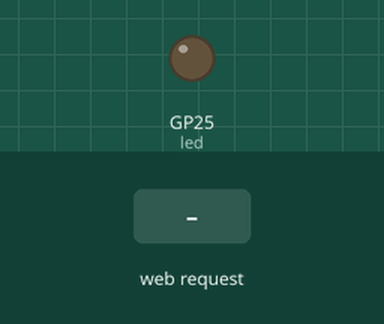
The program below on a simulated Raspberry Pi Pico running MicroPython. Parts: output pins drawn as LEDs (lit = HIGH). The test bench sets the inputs (shaded band). WiFi joins after 1.5 s; what the program prints to the serial console is not drawn.

Above: at 3.2 s.
3.3 s: HTTP request GET /ledon received
At 3.7 s:
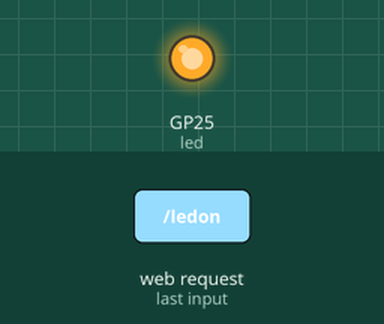
4.8 s: HTTP request GET /ledoff received
At 6.1 s:
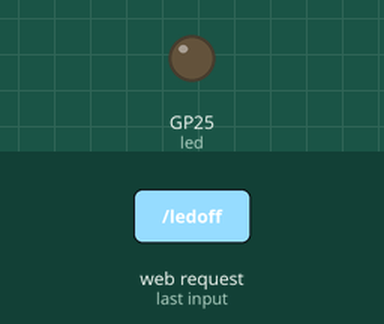
Timing chart, 0 to 7.8 s (numbered marks = the images above; inputs shaded):
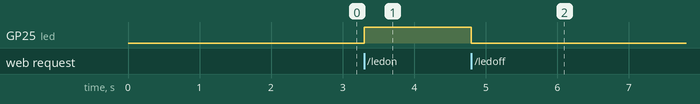

The program:

web-temp-webpage.py
```python
import network
import socket
import time
from machine import Pin
import rp2

rp2.country("JP")

led = Pin("LED", Pin.OUT)

# あなたのネットワーク環境
ssid = ""
password = ""

def connect():
    wlan = network.WLAN(network.STA_IF)
    wlan.active(True)
    wlan.connect(ssid, password)

    while wlan.isconnected() == False:
        print("Waiting for connection...")
        time.sleep(1)

    ip = wlan.ifconfig()

#    print("ip address = ", ip[0])
#    print("netmask = ", ip[1])
#    print("gateway = ", ip[2])
#    print("dns = ", ip[3])

    return ip[0]

def open_socket():
    address = socket.getaddrinfo("0.0.0.0", 80)[0][-1]

    connection = socket.socket()
    connection.setsockopt(socket.SOL_SOCKET, socket.SO_REUSEADDR, 1)

    connection.bind(address)
    connection.listen(1)

#    print(connection)

    return connection

def webpage(temperature, humidity):
    html = f"""<!DOCTYPE html>
<html>
    <head>
        <meta charset="UTF-8">
        <meta name="viewport" content="width=device-width,initial-scale=1.0">
        <meta http-equiv="refresh" content="5">
    </head>
    <body>
        <p style="font-size: 2em;">温度は{temperature}℃、湿度は{humidity}％</p>
    </body>
</html>
"""
    return html

def serve(connection):
    while True:
        client = connection.accept()[0]

        try:
            request = client.recv(1024).decode()
#            print("------------------------------")
#            print(request)
            request_line = request.split()[1]

            if request_line.startswith("/ledon"):
                led.on()
            elif request_line.startswith("/ledoff"):
                led.off()

            if request_line.startswith("/favicon.ico"):
                client.send("HTTP/1.1 204 No Content\r\n\r\n".encode())
                continue

            html = webpage()
            response = "HTTP/1.1 200 OK\r\nContent-Type: text/html\r\n\r\n" + html
            client.send(response.encode())
        except:
            pass
        finally:
            client.close()

try:
    ip = connect()
    print("ip address = ", ip)
    connection = open_socket()
    serve(connection)
except:
    led.off()
    try:
        connection.close()
    except:
        pass
```

Measured:
- after the input at 3.3 s, GP25 (led): LOW → HIGH at once
- after the input at 4.8 s, GP25 (led): HIGH → LOW at once
